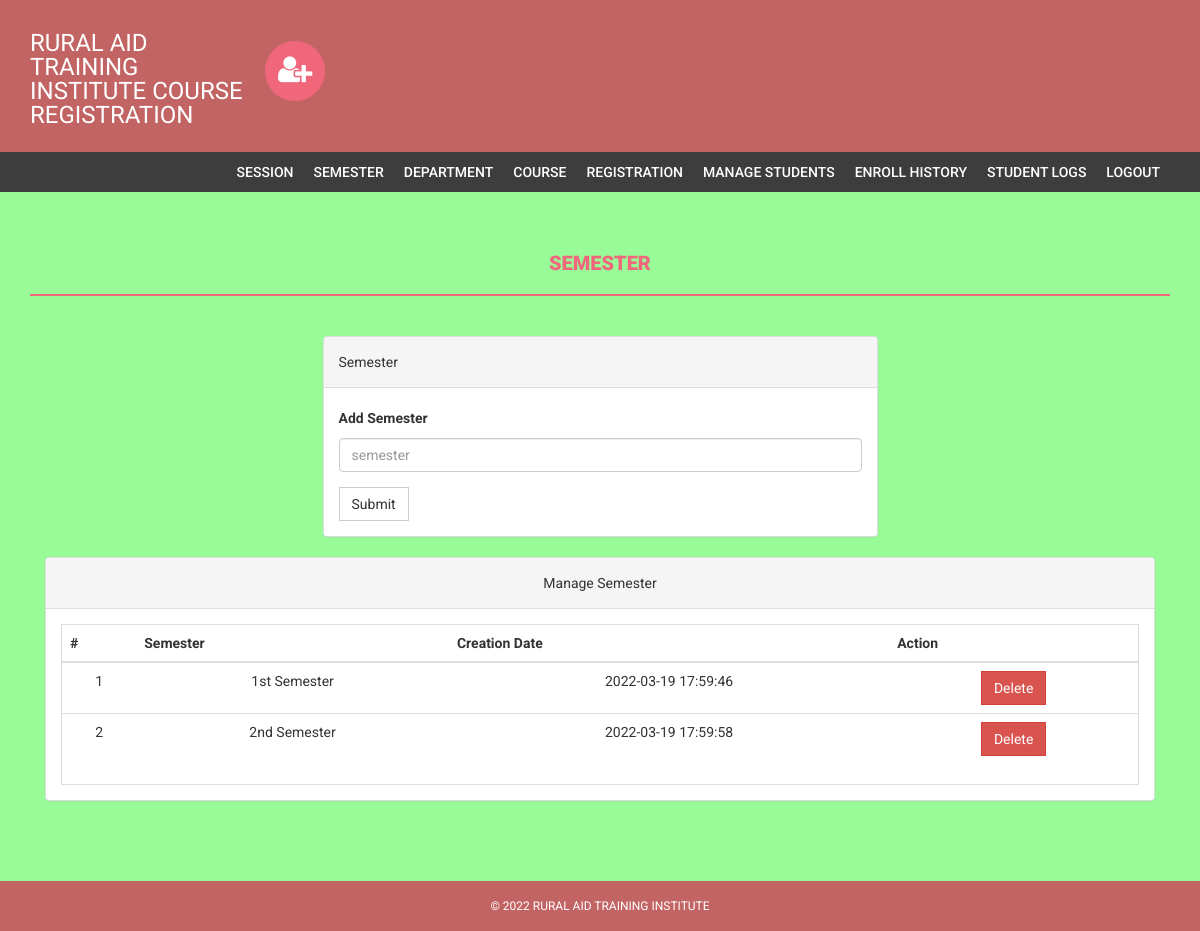
Page /admin/semester.php (signed in) on the committed database.
### tables this page shows
CREATE TABLE `semester` (
  `id` int(11) NOT NULL,
  `semester` varchar(255) NOT NULL,
  `creationDate` timestamp NOT NULL DEFAULT CURRENT_TIMESTAMP,
  `updationDate` varchar(255) NOT NULL
);

### admin/semester.php (the view, shortened to what this page needs)
<?php
if(strlen($_SESSION['alogin'])==0)
    {
header('location:index.php');
}
else{
?>
<!DOCTYPE html>
<html xmlns="http://www.w3.org/1999/xhtml">
<head>
    <link href="assets/css/bootstrap.css" rel="stylesheet" />
    <link href="assets/css/font-awesome.css" rel="stylesheet" />
    <link href="assets/css/style.css" rel="stylesheet" />
</head>
<body style="background-color:palegreen;">
<?php include('includes/header.php');?>
<?php if($_SESSION['alogin']!="")
{
 include('includes/menubar.php');
}
 ?>
    <div class="content-wrapper">
        <div class="container">
              <div class="row">
                    <div class="col-md-12">
                        <h1 class="page-head-line">Semester  </h1>
                    </div>
                </div>
                <div class="row" >
                  <div class="col-md-3"></div>
                    <div class="col-md-6">
                        <div class="panel panel-default">
                        <div class="panel-heading">
                           Semester
                        </div>
                        <div class="panel-body">
                       <form name="semester" method="post">
   <div class="form-group">
    <label for="semester">Add Semester  </label>
    <input type="text" class="form-control" id="semester" name="semester" placeholder="semester" required />
  </div>
 <button type="submit" name="submit" class="btn btn-default">Submit</button>
</form>
                            </div>
                            </div>
                    </div>
                </div>
                <div class="col-md-12">
                    <div class="panel panel-default">
                        <div class="panel-heading">
                            Manage Semester
                        </div>
                        <div class="panel-body">
                            <div class="table-responsive table-bordered">
                                <table class="table">
                                    <thead>
                                        <tr>
                                            <th>#</th>
                                            <th>Semester</th>
                                            <th>Creation Date</th>
                                            <th>Action</th>
                                        </tr>
                                    </thead>
                                    <tbody>
<?php
$sql=mysqli_query($bd, "select * from semester");
$cnt=1;
while($row=mysqli_fetch_array($sql))
{
?>
                                        <tr>
                                            <td><?php echo $cnt;?></td>
                                            <td><?php echo htmlentities($row['semester']);?></td>
                                            <td><?php echo htmlentities($row['creationDate']);?></td>
                                            <td>
  <a href="semester.php?id=<?php echo $row['id']?>&del=delete" onClick="return confirm('Are you sure you want to delete?')">
                                            <button class="btn btn-danger">Delete</button>
</a>
                                            </td>
                                        </tr>
<?php
$cnt++;
} ?>
                                    </tbody>
                                </table>
                            </div>
                        </div>
                    </div>
                </div>
            </div>
        </div>
  <?php include('includes/footer.php');?>
</body>
</html>
<?php } ?>

### admin/assets/css/style.css (style rules this page uses)
body { font-family: 'Roboto', sans-serif; line-height: 30px; }
.content-wrapper { margin-top: 40px; min-height: 600px; padding-bottom: 60px; }
.page-head-line { font-weight: 900; padding-bottom: 20px; border-bottom: 2px solid #F0677C; text-transform: uppercase; color: #F0677C; font-size: 20px; margin-bottom: 40px; }
.btn { border-radius: 0px; -webkit-border-radius: 0px; -moz-border-radius: 0px; }

### admin/includes/footer.php (style rules this page uses)
.col-md-12 { text-align: center; }

### rows in the picture
semester: semester "1st Semester", creationDate "2022-03-19 17:59:46"
semester: semester "2nd Semester", creationDate "2022-03-19 17:59:58"
